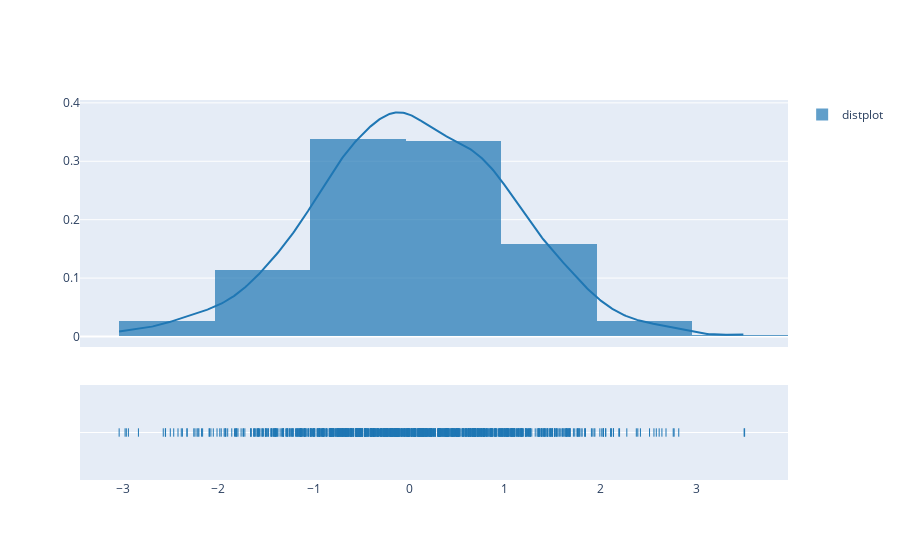

The code cell stored with this chart in its notebook:
### Code cell
import plotly.figure_factory as ff
import numpy as np

x = np.random.randn(1000)
hist_data = [x]
group_labels = ['distplot'] # name of the dataset

fig = ff.create_distplot(hist_data, group_labels)
fig.show()

### Figure 1 — Plotly figure (JSON) as saved in the notebook; plotly's stock layout.template omitted (floating-point values rounded to 4 significant figures; data arrays with more than 128 entries replaced by an {"elided": "..."} marker saying what was removed)
{"data": [{"histnorm": "probability density", "legendgroup": "distplot", "marker": {"color": "rgb(31, 119, 180)"}, "name": "distplot", "opacity": 0.7, "type": "histogram", "x": {"elided": "1000 float values"}, "xaxis": "x", "xbins": {"end": 3.508, "size": 1, "start": -3.038}, "yaxis": "y"}, {"legendgroup": "distplot", "marker": {"color": "rgb(31, 119, 180)"}, "mode": "lines", "name": "distplot", "showlegend": false, "type": "scatter", "x": {"elided": "500 float values"}, "xaxis": "x", "y": {"elided": "500 float values"}, "yaxis": "y"}, {"legendgroup": "distplot", "marker": {"color": "rgb(31, 119, 180)", "symbol": "line-ns-open"}, "mode": "markers", "name": "distplot", "showlegend": false, "type": "scatter", "x": {"elided": "1000 float values"}, "xaxis": "x", "y": {"elided": "1000 str values"}, "yaxis": "y2"}], "layout": {"autosize": true, "barmode": "overlay", "hovermode": "closest", "legend": {"traceorder": "reversed"}, "xaxis": {"anchor": "y2", "autorange": true, "domain": [0, 1], "range": [-3.444, 3.962], "type": "linear", "zeroline": false}, "yaxis": {"anchor": "free", "autorange": true, "domain": [0.35, 1], "position": 0, "range": [-0.01799, 0.4049], "type": "linear"}, "yaxis2": {"anchor": "x", "autorange": true, "domain": [0, 0.25], "dtick": 1, "range": [-1, 1], "showticklabels": false, "type": "category"}}}
